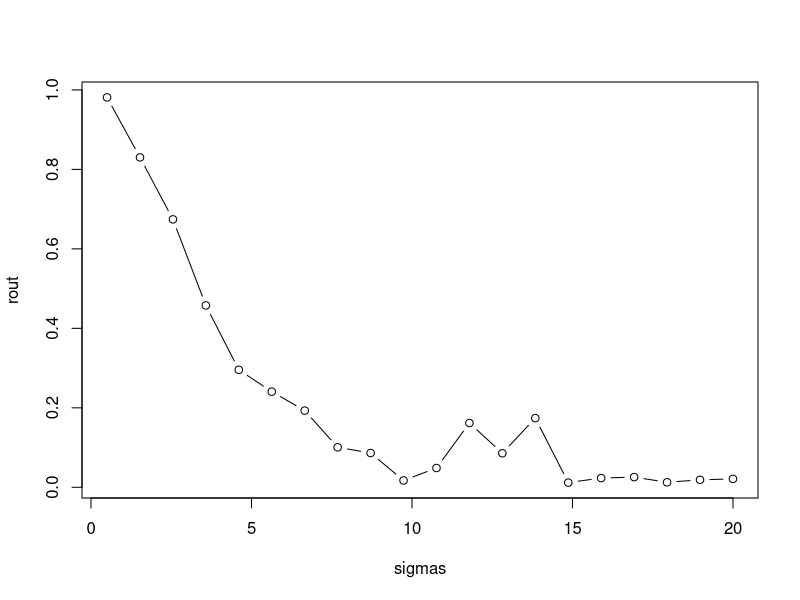

Source code (R):
## ---- chunk 1
knitr::opts_chunk$set(echo = TRUE)
## ---- chunk 2
# independent variable
x <- 1:20 
# for reproducibility
set.seed(1) 
# dependent variable; function of x with random error
y <- 2 + 0.5*x + rnorm(20,0,3) 
# simple linear regression
mod <- lm(y~x)
# request just the r-squared value
summary(mod)$r.squared   
## ---- chunk 3
 # extract fitted (or predicted) values from model
f <- mod$fitted.values
# sum of squared fitted-value deviations
mss <- sum((f - mean(f))^2)
# sum of squared original-value deviations
tss <- sum((y - mean(y))^2)
# r-squared
mss/tss 
## ---- chunk 4
r2.0 <- function(sig){
  # our predictor
  x <- seq(1,10,length.out = 100)   
  # our response; a function of x plus some random noise
  y <- 2 + 1.2*x + rnorm(100,0,sd = sig) 
  # print the R-squared value
  summary(lm(y ~ x))$r.squared          
}

 

sigmas <- seq(0.5,20,length.out = 20)
list(sigmas)



 # apply our function to a series of sigma values
rout <- sapply(sigmas, r2.0) 
list(rout)





plot(rout ~ sigmas, type="b")
